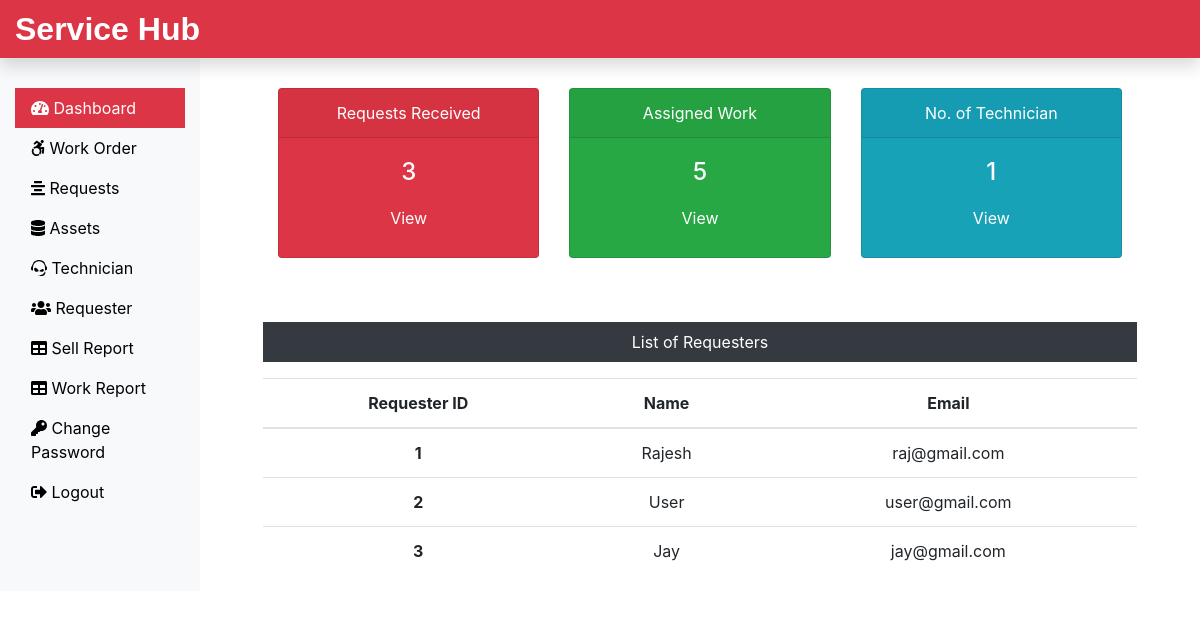
The app's page /Admin/dashboard.php (signed in) with its own data.
### tables this page shows
CREATE TABLE `requesterlogin_tb` (
  `r_login_id` int(11) NOT NULL,
  `r_name` varchar(60) NOT NULL,
  `r_email` varchar(60) NOT NULL,
  `r_password` varchar(60) NOT NULL
);

### Admin/dashboard.php (the view, shortened to what this page needs)
<?php
include('includes/header.php');
include('../dbConnection.php');
 $sql = "SELECT max(request_id) FROM submitrequest_tb";
 $result = $conn->query($sql);
 $row = mysqli_fetch_row($result);
 $submitrequest = $row[0];
 $sql = "SELECT max(request_id) FROM assignwork_tb";
 $result = $conn->query($sql);
 $row = mysqli_fetch_row($result);
 $assignwork = $row[0];
 $sql = "SELECT * FROM technician_tb";
 $result = $conn->query($sql);
 $totaltech = $result->num_rows;
?>
<div class="col-sm-9 col-md-10">
  <div class="row mx-5 text-center">
    <div class="col-sm-4 mt-5">
      <div class="card text-white bg-danger mb-3" style="max-width: 18rem;">
        <div class="card-header">Requests Received</div>
        <div class="card-body">
          <h4 class="card-title">
            <?php echo $submitrequest; ?>
          </h4>
          <a class="btn text-white" href="request.php">View</a>
        </div>
      </div>
    </div>
    <div class="col-sm-4 mt-5">
      <div class="card text-white bg-success mb-3" style="max-width: 18rem;">
        <div class="card-header">Assigned Work</div>
        <div class="card-body">
          <h4 class="card-title">
            <?php echo $assignwork; ?>
          </h4>
          <a class="btn text-white" href="work.php">View</a>
        </div>
      </div>
    </div>
    <div class="col-sm-4 mt-5">
      <div class="card text-white bg-info mb-3" style="max-width: 18rem;">
        <div class="card-header">No. of Technician</div>
        <div class="card-body">
          <h4 class="card-title">
            <?php echo $totaltech; ?>
          </h4>
          <a class="btn text-white" href="technician.php">View</a>
        </div>
      </div>
    </div>
  </div>
  <div class="mx-5 mt-5 text-center">
    <p class=" bg-dark text-white p-2">List of Requesters</p>
    <?php
    $sql = "SELECT * FROM requesterlogin_tb";
    $result = $conn->query($sql);
    if($result->num_rows > 0){
 echo '<table class="table">
  <thead>
   <tr>
    <th scope="col">Requester ID</th>
    <th scope="col">Name</th>
    <th scope="col">Email</th>
   </tr>
  </thead>
  <tbody>';
  while($row = $result->fetch_assoc()){
   echo '<tr>';
    echo '<th scope="row">'.$row["r_login_id"].'</th>';
    echo '<td>'. $row["r_name"].'</td>';
    echo '<td>'.$row["r_email"].'</td>';
  }
 echo '</tbody>
 </table>';
} else {
  echo "0 Result";
}
?>
  </div>
</div>
</div>
</div>
<?php
include('includes/footer.php');
?>

### css/custom.css (style rules this page uses)
a { color: black; }

### records on screen
requesterlogin_tb: r_login_id "1", r_name "Rajesh", r_email "raj@gmail.com"
requesterlogin_tb: r_login_id "2", r_name "User", r_email "user@gmail.com"
requesterlogin_tb: r_login_id "3", r_name "Jay", r_email "jay@gmail.com"

### other values on screen
$submitrequest "3"
$assignwork "5"
$totaltech "1"
